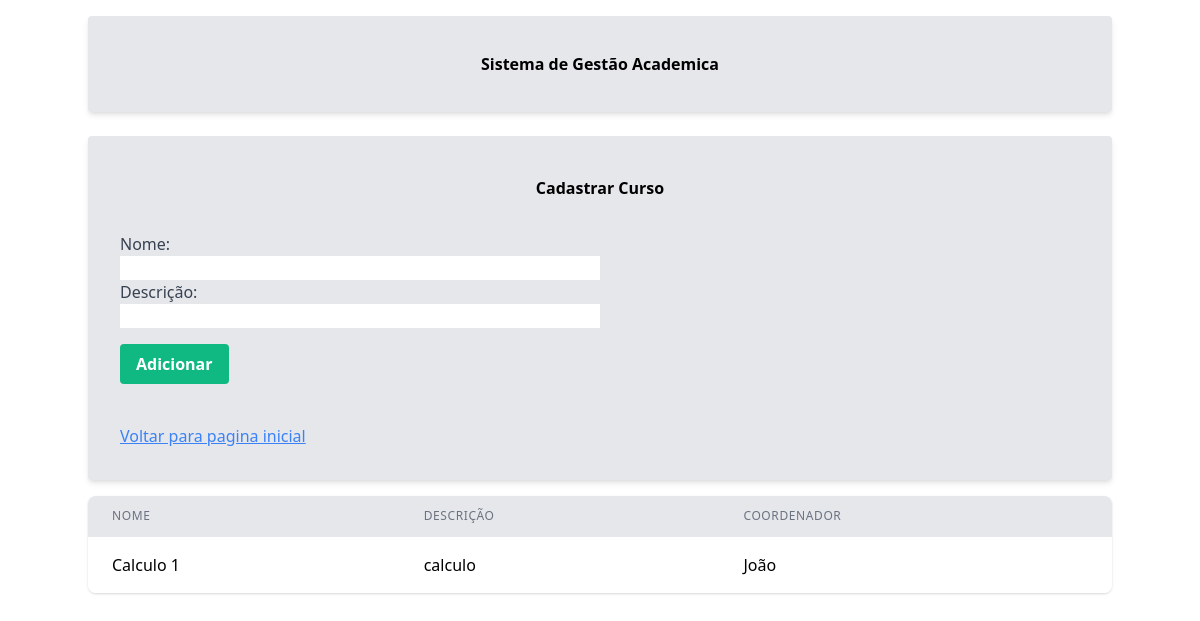
The page /criar_curso/ on the database as committed earlier.
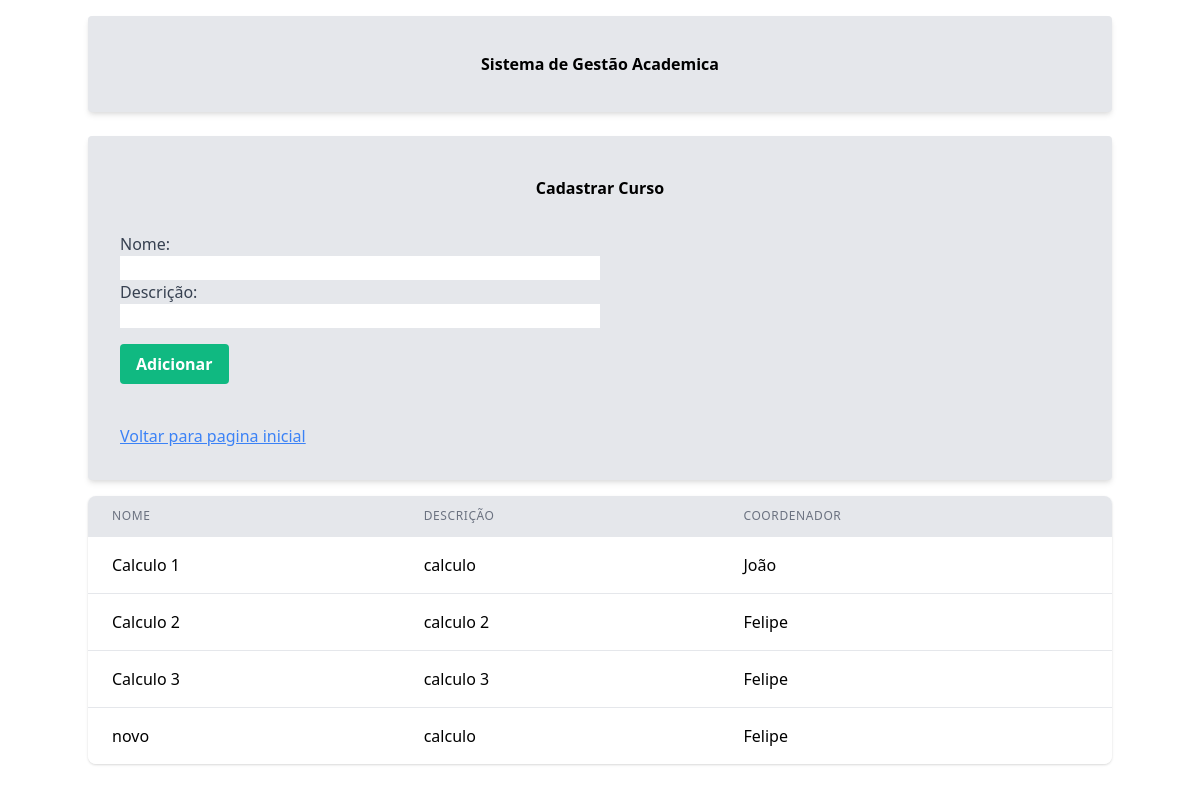
The same page on the database as committed later.
### sistema_academico/models.py (models this page shows, shortened)
class Curso(models.Model):
    nome = models.CharField(max_length=100)
    descricao = models.TextField()
    duracao = models.IntegerField()
    coordenador = models.CharField(max_length=100)
    carga_horaria = models.IntegerField()
    departamento = models.ForeignKey(Departamento, on_delete=models.CASCADE,default=1)

### sistema_academico/views.py (the view, shortened to what this page needs)
# urls.py: path('criar_curso/', views.criar_curso, name='criar_curso'),
def criar_curso(request):
    cursos = Curso.objects.all()
    return render(request, 'criar_curso.html', {'cursos':cursos})

### sistema_academico/templates/criar_curso.html (shortened to what this page needs)
{% extends 'base.html' %}
{% block content %}
    <form method="POST" class="bg-gray-200 shadow-md rounded px-8 pt-6 pb-8 mb-4 mt-6  divide-gray-200">
        <div class="flex justify-center">
          <h1 class="mx-auto text-black font-bold mb-4 p-4">Cadastrar Curso</h1>
        </div>
      <label for="nome" class="block text-gray-700">Nome:</label>
        <input type="text" id="nome" name="nome" class="w-1/2"><br>
        <label for="descricao" class="block text-gray-700">Descrição:</label>
        <input type="text" id="descricao" name="descricao" class="w-1/2"><br>
      <div class="flex items-center justify-between py-4">
        <button type="submit" class="bg-green-500 hover:bg-green-700 text-white font-bold py-2 px-4 rounded">
          Adicionar
        </button>
      </div>
      <br>
      <a href="{% url 'home' %}" class="text-blue-500 underline">Voltar para pagina inicial</a>
    </form>
    <table class="min-w-full divide-y divide-gray-200 bg-white shadow overflow-hidden sm:rounded-lg mb-6">
        <thead class="bg-gray-200">
          <tr>
            <th class="px-6 py-3 text-left text-xs font-medium text-gray-500 uppercase tracking-wider">Nome</th>
            <th class="px-6 py-3 text-left text-xs font-medium text-gray-500 uppercase tracking-wider">Descrição</th>
            <th class="px-6 py-3 text-left text-xs font-medium text-gray-500 uppercase tracking-wider">Coordenador</th>
        </tr>
        </thead>
        <tbody class="bg-white divide-y divide-gray-200">
          {% for curso in cursos %}
            <tr>
              <td class="px-6 py-4 whitespace-nowrap">{{ curso.nome }}</td>
              <td class="px-6 py-4 whitespace-nowrap">{{ curso.descricao }}</td>
              <td class="px-6 py-4 whitespace-nowrap">{{ curso.coordenador }}</td>
            </tr>
          {% empty %}
            <tr>
              <td colspan="5" class="px-6 py-4 whitespace-nowrap">Nenhum Curso encontrado.</td>
            </tr>
          {% endfor %}
        </tbody>
      </div>
{% endblock %}

Rows that differ between the two databases and show on the page:
added Curso: nome "Calculo 2", descricao "calculo 2", coordenador "Felipe"
added Curso: nome "Calculo 3", descricao "calculo 3", coordenador "Felipe"
added Curso: nome "novo", descricao "calculo", coordenador "Felipe"
